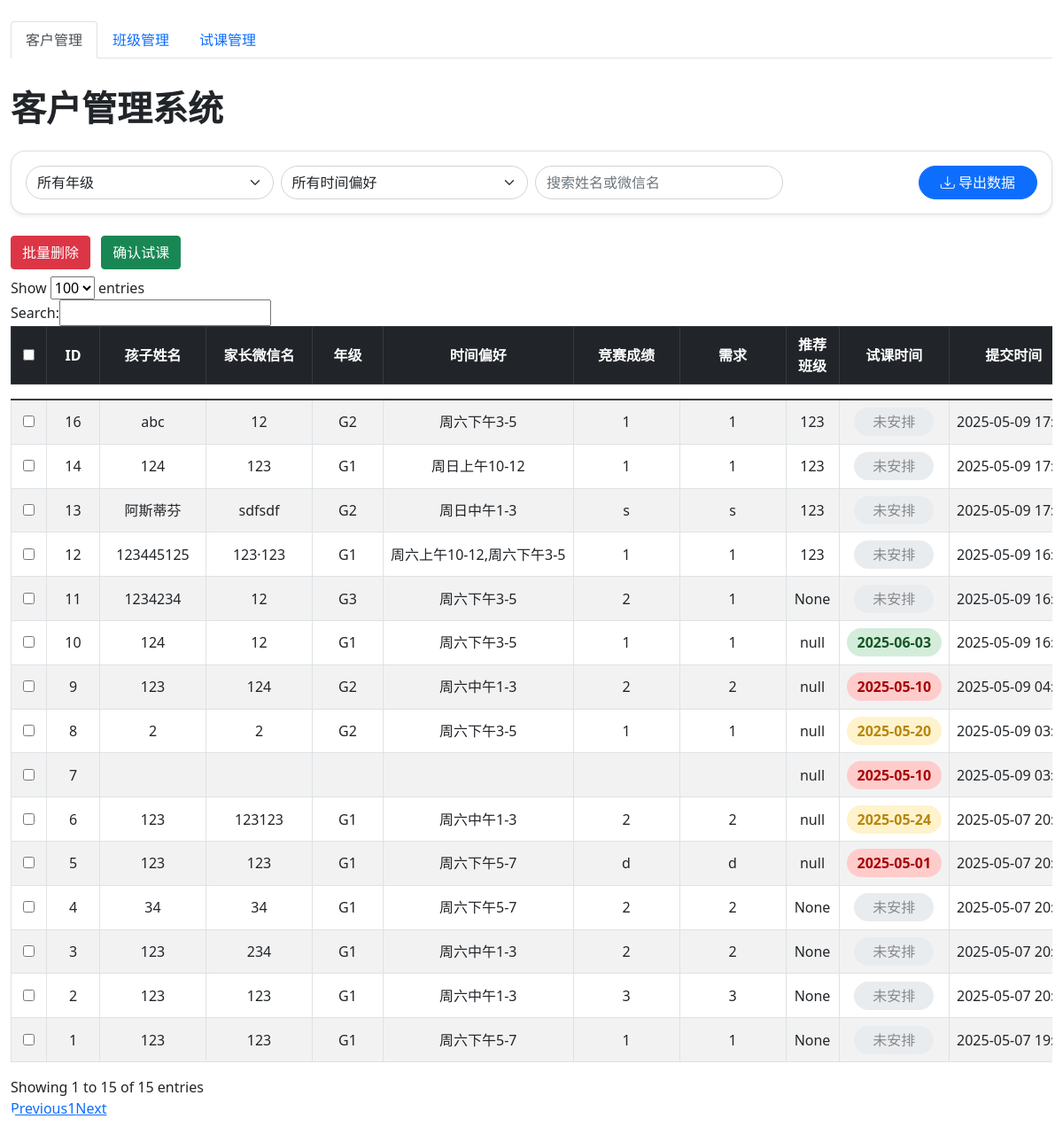
The app's page /admin/dashboard with its own data.
### app.py (models this page shows)
class Customer(db.Model):
    id = db.Column(db.Integer, primary_key=True)
    child_name = db.Column(db.String(100), nullable=False)
    wechat_name = db.Column(db.String(100), nullable=False)
    grade = db.Column(db.String(50), nullable=False)
    preferred_time = db.Column(db.String(200))
    competition_experience = db.Column(db.Text)
    needs = db.Column(db.Text)
    recommended_class = db.Column(db.String(100))
    trial_class_time = db.Column(db.Date)  # 只存日期
    future_trial_time = db.Column(db.Date)  # 未来预定字符串
    created_at = db.Column(db.DateTime, default=datetime.utcnow)

### app.py (the view)
@app.route('/admin/dashboard')
def admin_dashboard():
    customers = Customer.query.order_by(Customer.created_at.desc()).all()
    classes = ClassInfo.query.all()
    return render_template('admin_dashboard.html', customers=customers, classes=classes)

### templates/admin_dashboard.html (shortened to what this page needs)
<!DOCTYPE html>
<html lang="zh">
<head>
    <link href="https://cdn.jsdelivr.net/npm/bootstrap@5.1.0/dist/css/bootstrap.min.css" rel="stylesheet">
    <link href="https://cdn.jsdelivr.net/npm/datatables@1.10.18/media/css/jquery.dataTables.min.css" rel="stylesheet">
    <link rel="stylesheet" href="https://cdn.jsdelivr.net/npm/bootstrap-icons@1.10.5/font/bootstrap-icons.css">
</head>
<body>
<div class="container-fluid py-4">
    <ul class="nav nav-tabs mb-4" id="adminTab" role="tablist">
        <li class="nav-item" role="presentation">
            <button class="nav-link active" id="customer-tab" data-bs-toggle="tab" data-bs-target="#customerPanel" type="button" role="tab">客户管理</button>
        </li>
        <li class="nav-item" role="presentation">
            <button class="nav-link" id="class-tab" data-bs-toggle="tab" data-bs-target="#classPanel" type="button" role="tab">班级管理</button>
        </li>
        <li class="nav-item" role="presentation">
            <a class="nav-link" id="trial-tab" href="/trial_management">试课管理</a>
        </li>
    </ul>
    <div class="tab-content">
        <div class="tab-pane fade show active" id="customerPanel" role="tabpanel">
            <h2 class="mb-4 fw-bold display-6">客户管理系统</h2>
            <div class="card mb-4 shadow-sm">
                <div class="card-body">
                    <div class="row g-2 align-items-center">
                        <div class="col-md-3">
                            <select class="form-select rounded-pill" id="gradeFilter">
                                <option value="">所有年级</option>
                            </select>
                        </div>
                        <div class="col-md-3">
                            <select class="form-select rounded-pill" id="timeFilter">
                                <option value="">所有时间偏好</option>
                            </select>
                        </div>
                        <div class="col-md-3">
                            <input type="text" class="form-control rounded-pill" id="searchInput" placeholder="搜索姓名或微信名">
                        </div>
                        <div class="col-md-3 text-end">
                            <button class="btn btn-primary rounded-pill px-4" onclick="exportData()"><i class="bi bi-download"></i> 导出数据</button>
                        </div>
                    </div>
                </div>
            </div>
            <div class="mb-2">
                <button class="btn btn-danger" onclick="batchDeleteCustomers()">批量删除</button>
                <button class="btn btn-success ms-2" onclick="batchConfirmTrial()">确认试课</button>
            </div>
            <div class="table-responsive">
                <div style="overflow-x:auto;">
                    <table class="table table-striped table-hover table-bordered align-middle" id="customersTable" style="width:100%;">
                        <thead class="table-dark text-center">
                            <tr>
                                <th style="min-width:40px;"><input type="checkbox" id="selectAllCustomers"></th>
                                <th style="min-width:60px;">ID</th>
                                <th style="min-width:120px;">孩子姓名</th>
                                <th style="min-width:120px;">家长微信名</th>
                                <th style="min-width:80px;">年级</th>
                                <th style="min-width:120px;">时间偏好</th>
                                <th style="min-width:120px;">竞赛成绩</th>
                                <th style="min-width:120px;">需求</th>
                                <th style="min-width:40px;max-width:60px;">推荐班级</th>
                                <th style="min-width:120px;">试课时间</th>
                                <th style="min-width:120px;">提交时间</th>
                            </tr>
                        </thead>
                        <tbody class="text-center">
                            {% for customer in customers %}
                            <tr>
                                <td style="min-width:40px;"><input type="checkbox" class="customer-checkbox" value="{{ customer.id }}"></td>
                                <td style="min-width:60px;">{{ customer.id }}</td>
                                <td style="min-width:120px;">{{ customer.child_name }}</td>
                                <td style="min-width:120px;">{{ customer.wechat_name }}</td>
                                <td style="min-width:80px;">{{ customer.grade }}</td>
                                <td style="min-width:120px;">{{ customer.preferred_time }}</td>
                                <td class="competition-cell">{{ customer.competition_experience }}</td>
                                <td class="needs-cell">{{ customer.needs }}</td>
                                <td class="recommend-class-cell">{{ customer.recommended_class }}</td>
                                <td style="min-width:120px;"><span class="trial-time-cell">{{ customer.future_trial_time or customer.trial_class_time or '未安排' }}</span></td>
                                <td style="min-width:120px;">{{ customer.created_at.strftime('%Y-%m-%d %H:%M') }}</td>
                            </tr>
                            {% endfor %}
                        </tbody>
                    </table>
                </div>
            </div>
        </div>
    </div>
</div>
</body>
</html>

### templates/admin_dashboard.html (style rules this page uses)
.tab-content { margin-top: 2rem; }
.trial-time-cell { display: inline-block; padding: 0.25em 0.75em; border-radius: 1em; min-width: 90px; text-align: center; }
.card { border-radius: 1rem; }
.table thead th { vertical-align: middle; }
.table td, .table th { vertical-align: middle; word-break: break-all; }
.table-responsive { border-radius: 1rem; overflow: hidden; }
#customersTable { width: 100% !important; }
#customersTable th, #customersTable td { white-space: nowrap; text-align: center; vertical-align: middle; padding: 8px; }
.competition-cell, .needs-cell { white-space: normal !important; word-break: break-all; max-width: 240px; }
.recommend-class-cell { min-width: 40px !important; max-width: 60px !important; text-align: center; }

### records on screen
Customer: id "16", child_name "abc", wechat_name "12", grade "G2", preferred_time "周六下午3-5", competition_experience "1", needs "1", recommended_class "123", future_trial_time+trial_class_time "未安排", created_at "2025-05-09…"
Customer: id "14", child_name "124", wechat_name "123", grade "G1", preferred_time "周日上午10-12", competition_experience "1", needs "1", recommended_class "123", future_trial_time+trial_class_time "未安排", created_at "2025-05-09…"
Customer: id "13", child_name "阿斯蒂芬", wechat_name "sdfsdf", grade "G2", preferred_time "周日中午1-3", competition_experience "s", needs "s", recommended_class "123", future_trial_time+trial_class_time "未安排", created_at "2025-05-09…"
Customer: id "12", child_name "123445125", wechat_name "123·123", grade "G1", preferred_time "周六上午10-12,周六下午3-5", competition_experience "1", needs "1", recommended_class "123", future_trial_time+trial_class_time "未安排", created_at "2025-05-09…"
Customer: id "11", child_name "1234234", wechat_name "12", grade "G3", preferred_time "周六下午3-5", competition_experience "2", needs "1", recommended_class "None", future_trial_time+trial_class_time "未安排", created_at "2025-05-09…"
Customer: id "10", child_name "124", wechat_name "12", grade "G1", preferred_time "周六下午3-5", competition_experience "1", needs "1", recommended_class "null", future_trial_time "2025-06-03", created_at "2025-05-09…"
Customer: id "9", child_name "123", wechat_name "124", grade "G2", preferred_time "周六中午1-3", competition_experience "2", needs "2", recommended_class "null", future_trial_time "2025-05-10", created_at "2025-05-09…"
Customer: id "8", child_name "2", wechat_name "2", grade "G2", preferred_time "周六下午3-5", competition_experience "1", needs "1", recommended_class "null", future_trial_time "2025-05-20", created_at "2025-05-09…"
Customer: id "7", recommended_class "null", future_trial_time "2025-05-10", created_at "2025-05-09…"
Customer: id "6", child_name "123", wechat_name "123123", grade "G1", preferred_time "周六中午1-3", competition_experience "2", needs "2", recommended_class "null", future_trial_time "2025-05-24", created_at "2025-05-07…"
Customer: id "5", child_name "123", wechat_name "123", grade "G1", preferred_time "周六下午5-7", competition_experience "d", needs "d", recommended_class "null", future_trial_time "2025-05-01", created_at "2025-05-07…"
Customer: id "4", child_name "34", wechat_name "34", grade "G1", preferred_time "周六下午5-7", competition_experience "2", needs "2", recommended_class "None", future_trial_time+trial_class_time "未安排", created_at "2025-05-07…"
Customer: id "3", child_name "123", wechat_name "234", grade "G1", preferred_time "周六中午1-3", competition_experience "2", needs "2", recommended_class "None", future_trial_time+trial_class_time "未安排", created_at "2025-05-07…"
Customer: id "2", child_name "123", wechat_name "123", grade "G1", preferred_time "周六中午1-3", competition_experience "3", needs "3", recommended_class "None", future_trial_time+trial_class_time "未安排", created_at "2025-05-07…"
Customer: id "1", child_name "123", wechat_name "123", grade "G1", preferred_time "周六下午5-7", competition_experience "1", needs "1", recommended_class "None", future_trial_time+trial_class_time "未安排", created_at "2025-05-07…"
